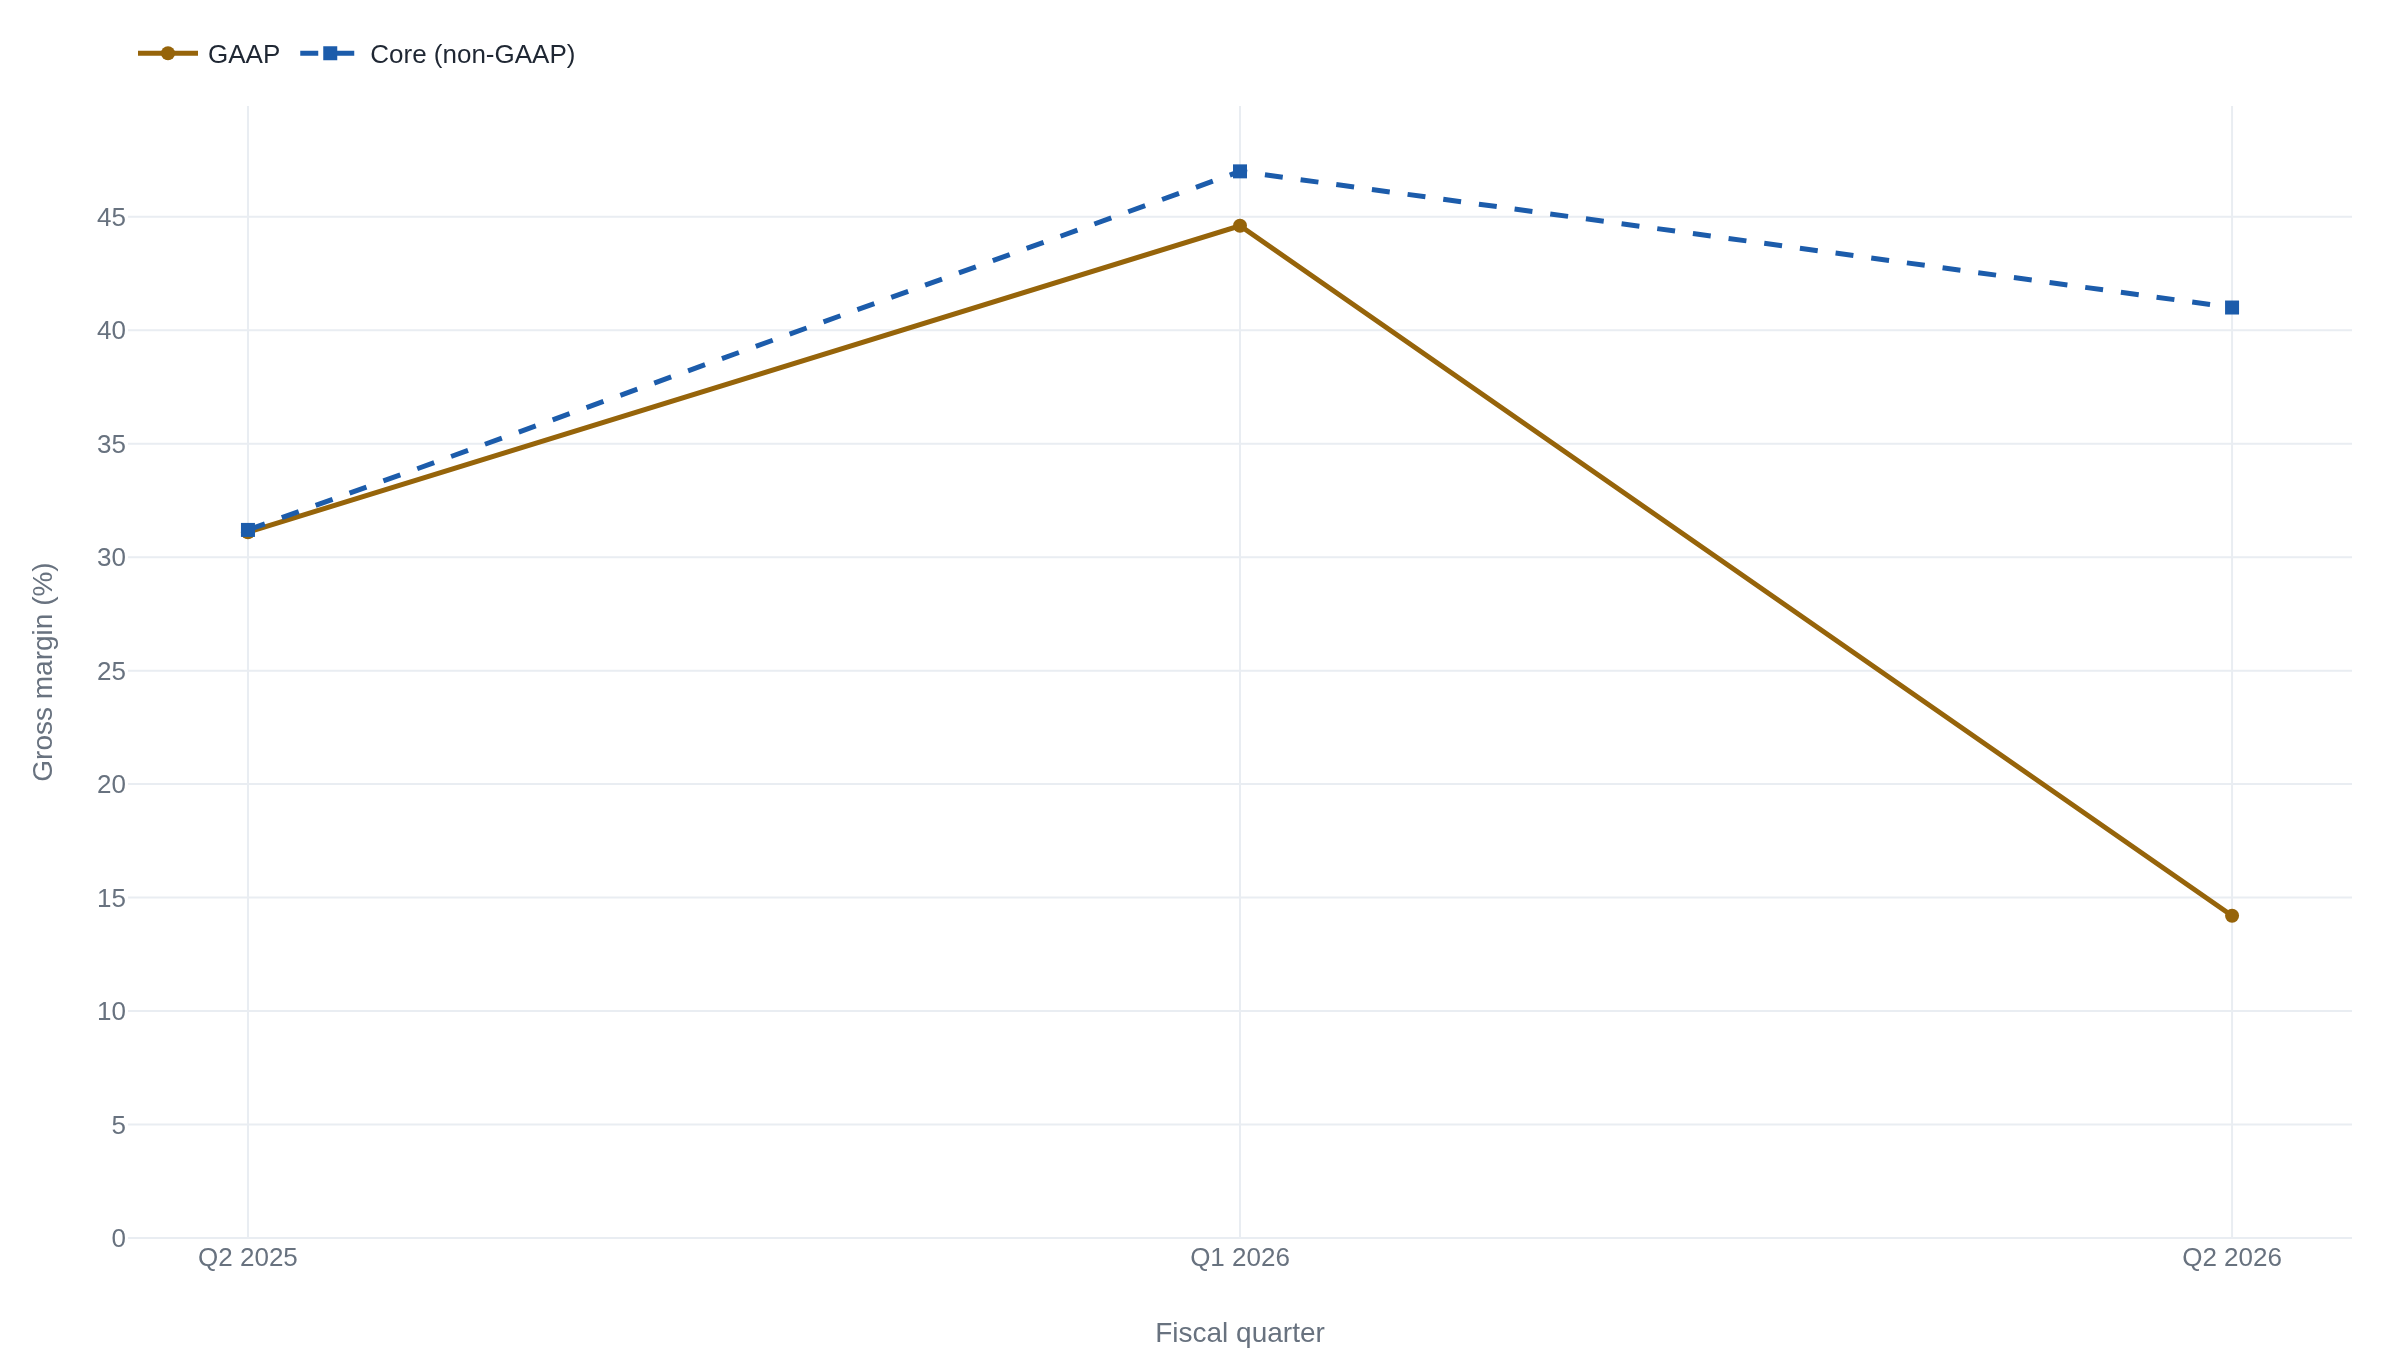

Here is the Python script that generated this plot:
import plotly.graph_objects as go

# Cerebras gross margin, GAAP vs. the company's own non-GAAP "core" measure,
# by quarter. Core excludes stock-based compensation and non-core
# pass-through items and adds back customer-warrant amortization.
# Sources: Cerebras Q2 2026 earnings release (investors.cerebras.ai) for
# Q2 2025 and Q2 2026 GAAP and core gross margin; Cerebras Q1 2026 earnings
# release for Q1 2026 core gross margin; Cerebras 10-Q for the quarter ended
# March 31, 2026 for Q1 2026 GAAP gross margin.
quarters = ["Q2 2025", "Q1 2026", "Q2 2026"]
gaap = [31.1, 44.6, 14.2]
core = [31.2, 47, 41]

fig = go.Figure()
fig.add_trace(go.Scatter(name="GAAP", x=quarters, y=gaap, mode="lines+markers"))
fig.add_trace(go.Scatter(name="Core (non-GAAP)", x=quarters, y=core, mode="lines+markers"))
fig.update_layout(
    yaxis_title="Gross margin (%)",
    xaxis_title="Fiscal quarter",
)
fig.update_yaxes(rangemode="tozero")
